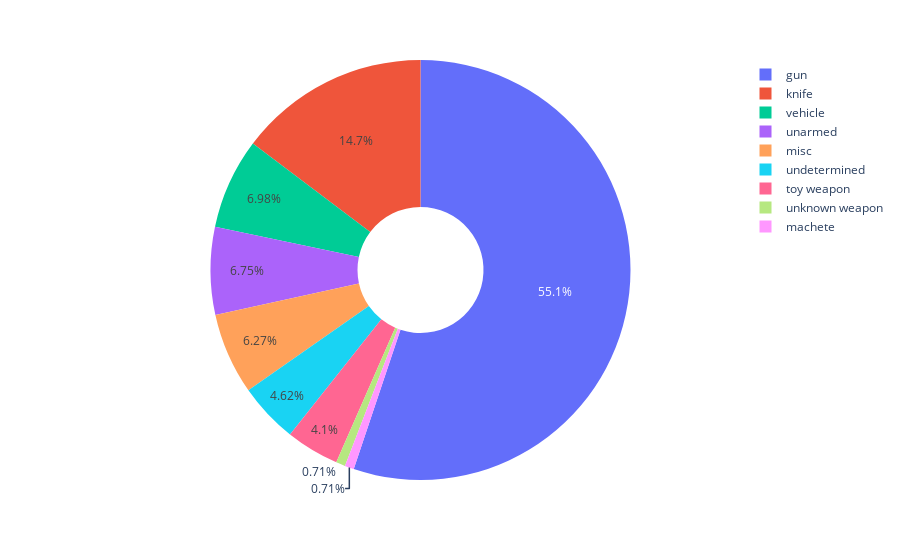

The notebook cell saved with this chart:
### Markdown cell above
# Were People Armed? 

In what percentage of police killings were people armed? Create chart that show what kind of weapon (if any) the deceased was carrying. How many of the people killed by police were armed with guns versus unarmed?

### Code cell
temp = dfs["df_fatalities"].copy()
temp.head()

temp["count"] = 1
temp = temp[["armed","count"]].groupby("armed").sum().reset_index()

temp = temp.sort_values(by="count",ascending=False)
temp.head(1000)

temp.loc[ temp['count'] < 15 , 'armed'] = 'misc'

fig = px.pie(
    temp, 
    values='count', 
    names='armed',
    height=600,
    hole=0.3
    )
fig.show()

### Figure 1 — Plotly figure (JSON) as saved in the notebook; plotly's stock layout.template omitted (floating-point values rounded to 4 significant figures)
{"data": [{"domain": {"x": [0, 1], "y": [0, 1]}, "hole": 0.3, "hovertemplate": "armed=%{label}<br>count=%{value}<extra></extra>", "labels": ["gun", "knife", "vehicle", "unarmed", "undetermined", "toy weapon", "unknown weapon", "machete", "misc", "misc", "misc", "misc", "misc", "misc", "misc", "misc", "misc", "misc", "misc", "misc", "misc", "misc", "misc", "misc", "misc", "misc", "misc", "misc", "misc", "misc", "misc", "misc", "misc", "misc", "misc", "misc", "misc", "misc", "misc", "misc", "misc", "misc", "misc", "misc", "misc", "misc", "misc", "misc", "misc", "misc", "misc", "misc", "misc", "misc", "misc", "misc", "misc", "misc", "misc", "misc", "misc", "misc", "misc", "misc", "misc", "misc", "misc", "misc", "misc"], "legendgroup": "", "name": "", "showlegend": true, "type": "pie", "values": [1398, 373, 177, 171, 117, 104, 18, 18, 9, 9, 9, 8, 8, 7, 7, 7, 6, 6, 5, 5, 5, 3, 3, 3, 3, 2, 2, 2, 2, 2, 2, 2, 2, 2, 2, 2, 2, 1, 1, 1, 1, 1, 1, 1, 1, 1, 1, 1, 1, 1, 1, 1, 1, 1, 1, 1, 1, 1, 1, 1, 1, 1, 1, 1, 1, 1, 1, 1, 1]}], "layout": {"autosize": true, "legend": {"tracegroupgap": 0}, "margin": {"t": 60}}}
